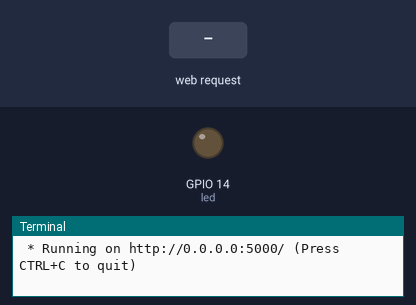
The program below on a simulated Raspberry Pi (BCM pin numbers). On the bench: output pins drawn as LEDs (lit = HIGH), the last lines printed to the terminal. The inputs (shaded band) are chosen by the test bench. The clock reads 2024-03-15 10:24:30 at power-on unless the program sets it.

Above: at 1.2 s.
1.3 s: HTTP request for /turn_on received
At 2.6 s:
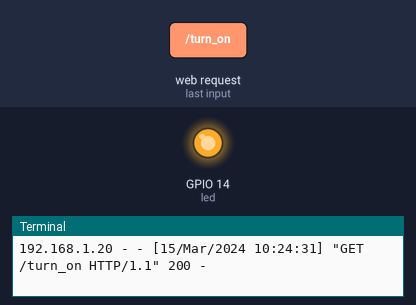
4.3 s: HTTP request for /turn_off received
At 4.8 s:
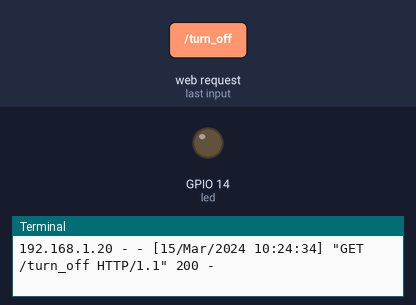
Timing chart, 0 to 7.3 s (numbered marks = the images above; inputs shaded):
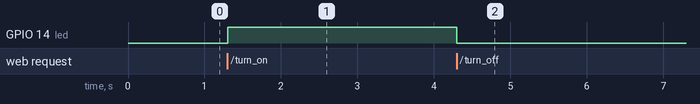

Measured:
- after the input at 1.3 s, GPIO 14 (led): LOW → HIGH at once
- after the input at 4.3 s, GPIO 14 (led): HIGH → LOW at once

The program:

main.py
```python
# Server
import RPi.GPIO as GPIO
from flask import Flask, render_template
from flask_socketio import SocketIO, send

led = 14
app = Flask(__name__)
socketio = SocketIO(app)
socketio.init_app(app, cors_allowed_origins='*')

GPIO.setmode(GPIO.BCM)
GPIO.setup(led, GPIO.OUT)

@app.route('/')
def index():
    return "Server running"

@app.route('/turn_on')
def turn_on_web():
    try:
        GPIO.output(led, True)
    except:
        return "Ocurrió un error"
    return "Se prendió el led"

@app.route('/turn_off')
def turn_off_web():
    try:
        GPIO.output(led, False)
    except:
        return "Ocurrió un error"
    return "Se apagó el led"

@socketio.on('turn_on')
def turn_on():
    GPIO.output(led, True)

@socketio.on('turn_off')
def turn_off():
    GPIO.output(led, True)


if __name__ == "__main__":
    socketio.run(app, host='0.0.0.0')
```
